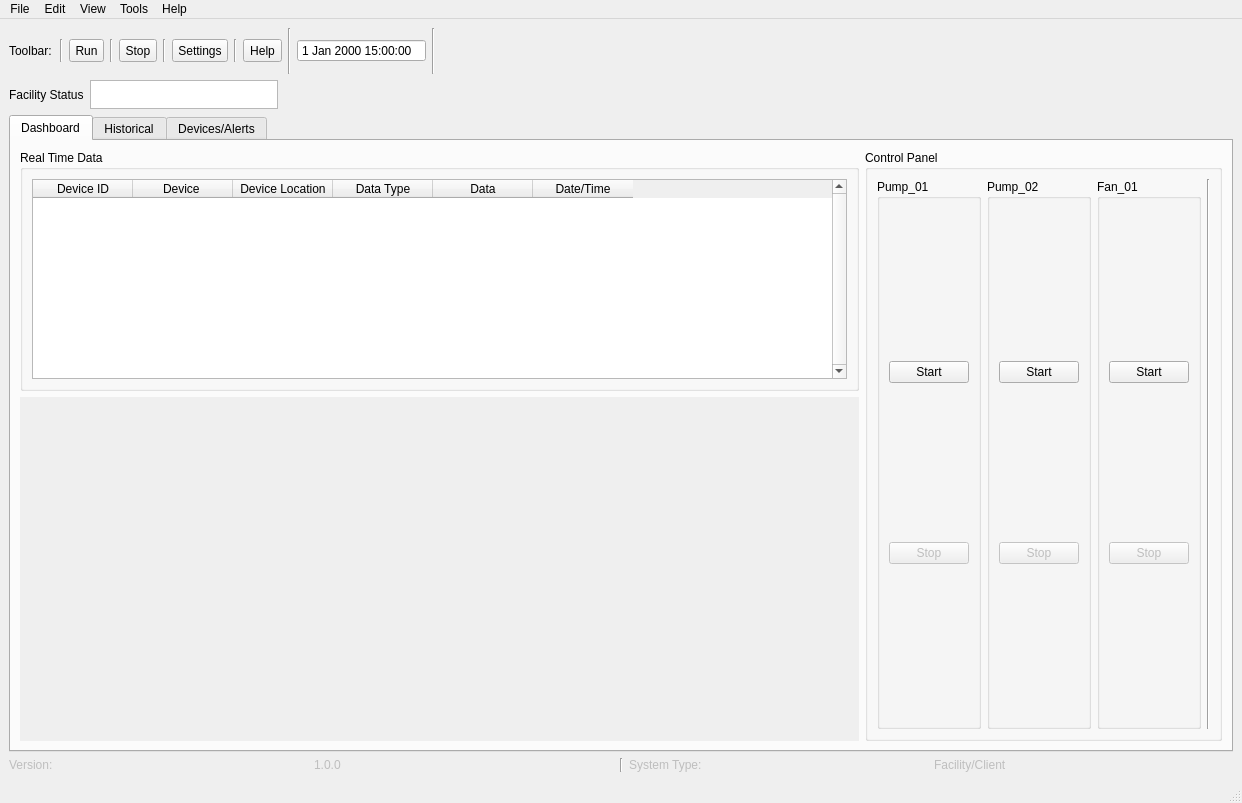
<?xml version="1.0" encoding="UTF-8"?>
<ui version="4.0">
 <class>MainWindow</class>
 <widget class="QMainWindow" name="MainWindow">
  <property name="geometry">
   <rect>
    <x>0</x>
    <y>0</y>
    <width>1242</width>
    <height>803</height>
   </rect>
  </property>
  <property name="sizePolicy">
   <sizepolicy hsizetype="Expanding" vsizetype="Expanding">
    <horstretch>0</horstretch>
    <verstretch>0</verstretch>
   </sizepolicy>
  </property>
  <property name="windowTitle">
   <string>MainWindow</string>
  </property>
  <property name="autoFillBackground">
   <bool>true</bool>
  </property>
  <widget class="QWidget" name="centralwidget">
   <layout class="QVBoxLayout" name="verticalLayout_8">
    <item>
     <layout class="QGridLayout" name="gridLayout">
      <item row="0" column="13">
       <widget class="QLedLabel" name="widget_2" native="true">
        <property name="minimumSize">
         <size>
          <width>161</width>
          <height>0</height>
         </size>
        </property>
        <property name="contextMenuPolicy">
         <enum>Qt::ActionsContextMenu</enum>
        </property>
        <property name="autoFillBackground">
         <bool>true</bool>
        </property>
        <property name="labelText" stdset="0">
         <string>Server Connection Status:</string>
        </property>
       </widget>
      </item>
      <item row="0" column="14">
       <spacer name="horizontalSpacer_4">
        <property name="orientation">
         <enum>Qt::Horizontal</enum>
        </property>
        <property name="sizeHint" stdset="0">
         <size>
          <width>68</width>
          <height>46</height>
         </size>
        </property>
       </spacer>
      </item>
      <item row="0" column="2" colspan="2">
       <widget class="QToolButton" name="tool_run">
        <property name="maximumSize">
         <size>
          <width>35</width>
          <height>23</height>
         </size>
        </property>
        <property name="text">
         <string>Run</string>
        </property>
       </widget>
      </item>
      <item row="1" column="11" colspan="4">
       <spacer name="horizontalSpacer">
        <property name="orientation">
         <enum>Qt::Horizontal</enum>
        </property>
        <property name="sizeHint" stdset="0">
         <size>
          <width>178</width>
          <height>20</height>
         </size>
        </property>
       </spacer>
      </item>
      <item row="0" column="6">
       <widget class="Line" name="line_3">
        <property name="maximumSize">
         <size>
          <width>3</width>
          <height>23</height>
         </size>
        </property>
        <property name="orientation">
         <enum>Qt::Vertical</enum>
        </property>
       </widget>
      </item>
      <item row="0" column="11">
       <widget class="QDateTimeEdit" name="main_clock_widget">
        <property name="autoFillBackground">
         <bool>true</bool>
        </property>
        <property name="readOnly">
         <bool>true</bool>
        </property>
        <property name="buttonSymbols">
         <enum>QAbstractSpinBox::NoButtons</enum>
        </property>
        <property name="time">
         <time>
          <hour>15</hour>
          <minute>0</minute>
          <second>0</second>
         </time>
        </property>
        <property name="timeSpec">
         <enum>Qt::UTC</enum>
        </property>
       </widget>
      </item>
      <item row="0" column="0">
       <widget class="QLabel" name="label_Toolbar">
        <property name="maximumSize">
         <size>
          <width>45</width>
          <height>23</height>
         </size>
        </property>
        <property name="text">
         <string>Toolbar: </string>
        </property>
       </widget>
      </item>
      <item row="0" column="4">
       <widget class="Line" name="line_2">
        <property name="maximumSize">
         <size>
          <width>3</width>
          <height>23</height>
         </size>
        </property>
        <property name="orientation">
         <enum>Qt::Vertical</enum>
        </property>
       </widget>
      </item>
      <item row="0" column="1">
       <widget class="Line" name="line">
        <property name="maximumSize">
         <size>
          <width>3</width>
          <height>23</height>
         </size>
        </property>
        <property name="orientation">
         <enum>Qt::Vertical</enum>
        </property>
       </widget>
      </item>
      <item row="0" column="10">
       <widget class="Line" name="line_5">
        <property name="orientation">
         <enum>Qt::Vertical</enum>
        </property>
       </widget>
      </item>
      <item row="0" column="8">
       <widget class="Line" name="line_4">
        <property name="maximumSize">
         <size>
          <width>3</width>
          <height>23</height>
         </size>
        </property>
        <property name="orientation">
         <enum>Qt::Vertical</enum>
        </property>
       </widget>
      </item>
      <item row="1" column="0" colspan="3">
       <widget class="QLabel" name="label_StatusBar">
        <property name="maximumSize">
         <size>
          <width>75</width>
          <height>29</height>
         </size>
        </property>
        <property name="text">
         <string>Facility Status:</string>
        </property>
       </widget>
      </item>
      <item row="0" column="5">
       <widget class="QToolButton" name="toolBar_Stop">
        <property name="maximumSize">
         <size>
          <width>38</width>
          <height>23</height>
         </size>
        </property>
        <property name="text">
         <string>Stop</string>
        </property>
       </widget>
      </item>
      <item row="0" column="9">
       <widget class="QToolButton" name="toolBar_Help">
        <property name="maximumSize">
         <size>
          <width>39</width>
          <height>23</height>
         </size>
        </property>
        <property name="text">
         <string>Help</string>
        </property>
       </widget>
      </item>
      <item row="1" column="3" colspan="7">
       <widget class="QTextEdit" name="textEdit">
        <property name="maximumSize">
         <size>
          <width>188</width>
          <height>29</height>
         </size>
        </property>
       </widget>
      </item>
      <item row="0" column="7">
       <widget class="QToolButton" name="toolBar_Settings">
        <property name="maximumSize">
         <size>
          <width>56</width>
          <height>23</height>
         </size>
        </property>
        <property name="text">
         <string>Settings</string>
        </property>
       </widget>
      </item>
      <item row="0" column="12">
       <widget class="Line" name="line_7">
        <property name="orientation">
         <enum>Qt::Vertical</enum>
        </property>
       </widget>
      </item>
     </layout>
    </item>
    <item>
     <widget class="QTabWidget" name="tabWidget">
      <property name="minimumSize">
       <size>
        <width>461</width>
        <height>621</height>
       </size>
      </property>
      <property name="tabShape">
       <enum>QTabWidget::Rounded</enum>
      </property>
      <property name="currentIndex">
       <number>0</number>
      </property>
      <property name="movable">
       <bool>true</bool>
      </property>
      <widget class="QWidget" name="dashboard_tab">
       <property name="autoFillBackground">
        <bool>false</bool>
       </property>
       <attribute name="title">
        <string>Dashboard</string>
       </attribute>
       <layout class="QHBoxLayout" name="horizontalLayout_4">
        <item>
         <layout class="QHBoxLayout" name="horizontalLayout_3">
          <property name="sizeConstraint">
           <enum>QLayout::SetMinimumSize</enum>
          </property>
          <item>
           <layout class="QVBoxLayout" name="verticalLayout">
            <property name="sizeConstraint">
             <enum>QLayout::SetNoConstraint</enum>
            </property>
            <item>
             <widget class="QGroupBox" name="groupBox">
              <property name="minimumSize">
               <size>
                <width>541</width>
                <height>171</height>
               </size>
              </property>
              <property name="maximumSize">
               <size>
                <width>16777215</width>
                <height>241</height>
               </size>
              </property>
              <property name="title">
               <string>Real Time Data</string>
              </property>
              <layout class="QHBoxLayout" name="horizontalLayout_7">
               <item>
                <widget class="QTableWidget" name="sensorDataTable">
                 <property name="minimumSize">
                  <size>
                   <width>517</width>
                   <height>0</height>
                  </size>
                 </property>
                 <property name="verticalScrollBarPolicy">
                  <enum>Qt::ScrollBarAlwaysOn</enum>
                 </property>
                 <column>
                  <property name="text">
                   <string>Device ID</string>
                  </property>
                 </column>
                 <column>
                  <property name="text">
                   <string>Device </string>
                  </property>
                 </column>
                 <column>
                  <property name="text">
                   <string>Device Location</string>
                  </property>
                 </column>
                 <column>
                  <property name="text">
                   <string>Data Type</string>
                  </property>
                 </column>
                 <column>
                  <property name="text">
                   <string>Data</string>
                  </property>
                 </column>
                 <column>
                  <property name="text">
                   <string>Date/Time</string>
                  </property>
                 </column>
                </widget>
               </item>
              </layout>
             </widget>
            </item>
            <item>
             <widget class="QWidget" name="graph_widget" native="true">
              <property name="minimumSize">
               <size>
                <width>0</width>
                <height>121</height>
               </size>
              </property>
              <property name="autoFillBackground">
               <bool>true</bool>
              </property>
             </widget>
            </item>
           </layout>
          </item>
          <item>
           <widget class="QGroupBox" name="groupBox_2">
            <property name="minimumSize">
             <size>
              <width>0</width>
              <height>0</height>
             </size>
            </property>
            <property name="title">
             <string>Control Panel</string>
            </property>
            <layout class="QHBoxLayout" name="horizontalLayout">
             <item>
              <widget class="QGroupBox" name="groupBox_5">
               <property name="title">
                <string>Pump_01</string>
               </property>
               <layout class="QVBoxLayout" name="verticalLayout_10">
                <item>
                 <widget class="QPushButton" name="pump01Start_button">
                  <property name="maximumSize">
                   <size>
                    <width>94</width>
                    <height>16777215</height>
                   </size>
                  </property>
                  <property name="text">
                   <string>Start</string>
                  </property>
                 </widget>
                </item>
                <item>
                 <widget class="QPushButton" name="pump01Stop_button">
                  <property name="enabled">
                   <bool>false</bool>
                  </property>
                  <property name="text">
                   <string>Stop</string>
                  </property>
                 </widget>
                </item>
               </layout>
              </widget>
             </item>
             <item>
              <widget class="QGroupBox" name="groupBox_4">
               <property name="title">
                <string>Pump_02</string>
               </property>
               <layout class="QVBoxLayout" name="verticalLayout_4">
                <item>
                 <widget class="QPushButton" name="pump02Start_button">
                  <property name="maximumSize">
                   <size>
                    <width>100</width>
                    <height>16777215</height>
                   </size>
                  </property>
                  <property name="text">
                   <string>Start</string>
                  </property>
                 </widget>
                </item>
                <item>
                 <widget class="QPushButton" name="pump02Stop_button">
                  <property name="enabled">
                   <bool>false</bool>
                  </property>
                  <property name="maximumSize">
                   <size>
                    <width>100</width>
                    <height>16777215</height>
                   </size>
                  </property>
                  <property name="text">
                   <string>Stop</string>
                  </property>
                 </widget>
                </item>
               </layout>
              </widget>
             </item>
             <item>
              <widget class="QGroupBox" name="groupBox_6">
               <property name="title">
                <string>Fan_01</string>
               </property>
               <layout class="QVBoxLayout" name="verticalLayout_9">
                <item>
                 <widget class="QPushButton" name="fan01Start_button">
                  <property name="maximumSize">
                   <size>
                    <width>100</width>
                    <height>16777215</height>
                   </size>
                  </property>
                  <property name="text">
                   <string>Start</string>
                  </property>
                 </widget>
                </item>
                <item>
                 <widget class="QPushButton" name="fan01Stop_button">
                  <property name="enabled">
                   <bool>false</bool>
                  </property>
                  <property name="maximumSize">
                   <size>
                    <width>100</width>
                    <height>16777215</height>
                   </size>
                  </property>
                  <property name="text">
                   <string>Stop</string>
                  </property>
                 </widget>
                </item>
               </layout>
              </widget>
             </item>
             <item>
              <widget class="Line" name="line_6">
               <property name="orientation">
                <enum>Qt::Vertical</enum>
               </property>
              </widget>
             </item>
            </layout>
           </widget>
          </item>
         </layout>
        </item>
       </layout>
      </widget>
      <widget class="QWidget" name="historical_tab">
       <attribute name="title">
        <string>Historical</string>
       </attribute>
       <widget class="QWidget" name="widget" native="true">
        <property name="geometry">
         <rect>
          <x>10</x>
          <y>10</y>
          <width>652</width>
          <height>236</height>
         </rect>
        </property>
        <layout class="QGridLayout" name="gridLayout_2">
         <item row="0" column="0">
          <layout class="QVBoxLayout" name="verticalLayout_2">
           <property name="sizeConstraint">
            <enum>QLayout::SetFixedSize</enum>
           </property>
           <item>
            <widget class="QLabel" name="label">
             <property name="frameShape">
              <enum>QFrame::StyledPanel</enum>
             </property>
             <property name="frameShadow">
              <enum>QFrame::Raised</enum>
             </property>
             <property name="text">
              <string>Date</string>
             </property>
             <property name="alignment">
              <set>Qt::AlignCenter</set>
             </property>
            </widget>
           </item>
           <item>
            <widget class="QTextEdit" name="textEdit_2">
             <property name="minimumSize">
              <size>
               <width>71</width>
               <height>0</height>
              </size>
             </property>
             <property name="maximumSize">
              <size>
               <width>71</width>
               <height>16777215</height>
              </size>
             </property>
             <property name="readOnly">
              <bool>true</bool>
             </property>
             <property name="placeholderText">
              <string>02/07/2024</string>
             </property>
            </widget>
           </item>
          </layout>
         </item>
         <item row="0" column="1">
          <layout class="QVBoxLayout" name="verticalLayout_3">
           <property name="sizeConstraint">
            <enum>QLayout::SetFixedSize</enum>
           </property>
           <item>
            <widget class="QLabel" name="label_2">
             <property name="frameShape">
              <enum>QFrame::StyledPanel</enum>
             </property>
             <property name="frameShadow">
              <enum>QFrame::Raised</enum>
             </property>
             <property name="text">
              <string>Time</string>
             </property>
             <property name="alignment">
              <set>Qt::AlignCenter</set>
             </property>
            </widget>
           </item>
           <item>
            <widget class="QPlainTextEdit" name="plainTextEdit">
             <property name="minimumSize">
              <size>
               <width>71</width>
               <height>0</height>
              </size>
             </property>
             <property name="maximumSize">
              <size>
               <width>71</width>
               <height>16777215</height>
              </size>
             </property>
             <property name="readOnly">
              <bool>true</bool>
             </property>
             <property name="placeholderText">
              <string>09:27:43 PM</string>
             </property>
            </widget>
           </item>
          </layout>
         </item>
         <item row="0" column="2">
          <layout class="QVBoxLayout" name="verticalLayout_5">
           <property name="sizeConstraint">
            <enum>QLayout::SetFixedSize</enum>
           </property>
           <item>
            <widget class="QLabel" name="label_3">
             <property name="frameShape">
              <enum>QFrame::StyledPanel</enum>
             </property>
             <property name="frameShadow">
              <enum>QFrame::Raised</enum>
             </property>
             <property name="text">
              <string>Operator/Location</string>
             </property>
             <property name="alignment">
              <set>Qt::AlignCenter</set>
             </property>
             <property name="wordWrap">
              <bool>true</bool>
             </property>
            </widget>
           </item>
           <item>
            <widget class="QPlainTextEdit" name="plainTextEdit_2">
             <property name="minimumSize">
              <size>
               <width>111</width>
               <height>0</height>
              </size>
             </property>
             <property name="maximumSize">
              <size>
               <width>111</width>
               <height>16777215</height>
              </size>
             </property>
             <property name="readOnly">
              <bool>true</bool>
             </property>
             <property name="placeholderText">
              <string>Admin1(TJ)</string>
             </property>
            </widget>
           </item>
          </layout>
         </item>
         <item row="0" column="3">
          <layout class="QVBoxLayout" name="verticalLayout_6">
           <property name="sizeConstraint">
            <enum>QLayout::SetFixedSize</enum>
           </property>
           <item>
            <widget class="QLabel" name="label_4">
             <property name="frameShape">
              <enum>QFrame::StyledPanel</enum>
             </property>
             <property name="frameShadow">
              <enum>QFrame::Raised</enum>
             </property>
             <property name="text">
              <string>Classification</string>
             </property>
             <property name="alignment">
              <set>Qt::AlignCenter</set>
             </property>
            </widget>
           </item>
           <item>
            <widget class="QPlainTextEdit" name="plainTextEdit_3">
             <property name="minimumSize">
              <size>
               <width>91</width>
               <height>0</height>
              </size>
             </property>
             <property name="maximumSize">
              <size>
               <width>91</width>
               <height>16777215</height>
              </size>
             </property>
             <property name="readOnly">
              <bool>true</bool>
             </property>
             <property name="placeholderText">
              <string>Interface Event</string>
             </property>
            </widget>
           </item>
          </layout>
         </item>
         <item row="0" column="4">
          <layout class="QVBoxLayout" name="verticalLayout_7">
           <item>
            <widget class="QLabel" name="label_5">
             <property name="frameShape">
              <enum>QFrame::StyledPanel</enum>
             </property>
             <property name="frameShadow">
              <enum>QFrame::Raised</enum>
             </property>
             <property name="text">
              <string>Message  </string>
             </property>
             <property name="alignment">
              <set>Qt::AlignCenter</set>
             </property>
            </widget>
           </item>
           <item>
            <widget class="QPlainTextEdit" name="plainTextEdit_4">
             <property name="minimumSize">
              <size>
               <width>104</width>
               <height>0</height>
              </size>
             </property>
             <property name="readOnly">
              <bool>true</bool>
             </property>
             <property name="placeholderText">
              <string>User Logged on</string>
             </property>
            </widget>
           </item>
          </layout>
         </item>
        </layout>
       </widget>
      </widget>
      <widget class="QWidget" name="notifications_tab">
       <attribute name="title">
        <string>Devices/Alerts</string>
       </attribute>
       <widget class="QLedLabel" name="widget_3" native="true">
        <property name="geometry">
         <rect>
          <x>730</x>
          <y>40</y>
          <width>101</width>
          <height>21</height>
         </rect>
        </property>
        <property name="autoFillBackground">
         <bool>true</bool>
        </property>
       </widget>
       <widget class="QGroupBox" name="groupBox_3">
        <property name="geometry">
         <rect>
          <x>10</x>
          <y>50</y>
          <width>401</width>
          <height>341</height>
         </rect>
        </property>
        <property name="title">
         <string>Facility Devices and Sensors</string>
        </property>
        <layout class="QHBoxLayout" name="horizontalLayout_6">
         <item>
          <widget class="QTreeView" name="deviceTreeView"/>
         </item>
        </layout>
       </widget>
      </widget>
     </widget>
    </item>
    <item>
     <layout class="QHBoxLayout" name="horizontalLayout_5">
      <property name="sizeConstraint">
       <enum>QLayout::SetFixedSize</enum>
      </property>
      <item>
       <widget class="QLabel" name="label_6">
        <property name="enabled">
         <bool>false</bool>
        </property>
        <property name="text">
         <string>Version:</string>
        </property>
        <property name="alignment">
         <set>Qt::AlignBottom|Qt::AlignLeading|Qt::AlignLeft</set>
        </property>
       </widget>
      </item>
      <item>
       <widget class="QLabel" name="system_version_label">
        <property name="enabled">
         <bool>false</bool>
        </property>
        <property name="text">
         <string>1.0.0</string>
        </property>
        <property name="alignment">
         <set>Qt::AlignBottom|Qt::AlignLeading|Qt::AlignLeft</set>
        </property>
       </widget>
      </item>
      <item>
       <widget class="Line" name="line_8">
        <property name="orientation">
         <enum>Qt::Vertical</enum>
        </property>
       </widget>
      </item>
      <item>
       <widget class="QLabel" name="label_7">
        <property name="enabled">
         <bool>false</bool>
        </property>
        <property name="text">
         <string>System Type:</string>
        </property>
        <property name="alignment">
         <set>Qt::AlignBottom|Qt::AlignLeading|Qt::AlignLeft</set>
        </property>
       </widget>
      </item>
      <item>
       <widget class="QLabel" name="system_type_label">
        <property name="enabled">
         <bool>false</bool>
        </property>
        <property name="text">
         <string>Facility/Client</string>
        </property>
        <property name="alignment">
         <set>Qt::AlignBottom|Qt::AlignLeading|Qt::AlignLeft</set>
        </property>
       </widget>
      </item>
     </layout>
    </item>
   </layout>
  </widget>
  <widget class="QMenuBar" name="menubar">
   <property name="geometry">
    <rect>
     <x>0</x>
     <y>0</y>
     <width>1242</width>
     <height>21</height>
    </rect>
   </property>
   <widget class="QMenu" name="menuFile">
    <property name="title">
     <string>File</string>
    </property>
    <addaction name="actionChange_System_Type"/>
   </widget>
   <widget class="QMenu" name="menuEdit">
    <property name="title">
     <string>Edit</string>
    </property>
   </widget>
   <widget class="QMenu" name="menuView">
    <property name="title">
     <string>View</string>
    </property>
   </widget>
   <widget class="QMenu" name="menuTools">
    <property name="title">
     <string>Tools</string>
    </property>
    <widget class="QMenu" name="menuChange_System_Type">
     <property name="title">
      <string>Change System Type</string>
     </property>
     <addaction name="actionChange_to_Facility"/>
     <addaction name="actionTo_Client"/>
    </widget>
    <addaction name="menuChange_System_Type"/>
   </widget>
   <widget class="QMenu" name="menuHelp">
    <property name="title">
     <string>Help</string>
    </property>
    <addaction name="actionAbout"/>
   </widget>
   <addaction name="menuFile"/>
   <addaction name="menuEdit"/>
   <addaction name="menuView"/>
   <addaction name="menuTools"/>
   <addaction name="menuHelp"/>
  </widget>
  <widget class="QStatusBar" name="statusbar"/>
  <action name="actionChange_System_Type">
   <property name="text">
    <string>Change System Type</string>
   </property>
  </action>
  <action name="actionChange_to_Facility">
   <property name="text">
    <string>to Facility</string>
   </property>
  </action>
  <action name="actionTo_Client">
   <property name="text">
    <string>to Client</string>
   </property>
  </action>
  <action name="actionAbout">
   <property name="text">
    <string>About</string>
   </property>
  </action>
 </widget>
 <customwidgets>
  <customwidget>
   <class>QLedLabel</class>
   <extends>QWidget</extends>
   <header>qledlabel.h</header>
   <container>1</container>
  </customwidget>
 </customwidgets>
 <resources/>
 <connections>
  <connection>
   <sender>pump02Start_button</sender>
   <signal>clicked(bool)</signal>
   <receiver>pump02Start_button</receiver>
   <slot>setEnabled(bool)</slot>
   <hints>
    <hint type="sourcelabel">
     <x>1077</x>
     <y>393</y>
    </hint>
    <hint type="destinationlabel">
     <x>1077</x>
     <y>393</y>
    </hint>
   </hints>
  </connection>
  <connection>
   <sender>fan01Stop_button</sender>
   <signal>clicked(bool)</signal>
   <receiver>fan01Stop_button</receiver>
   <slot>setEnabled(bool)</slot>
   <hints>
    <hint type="sourcelabel">
     <x>1175</x>
     <y>559</y>
    </hint>
    <hint type="destinationlabel">
     <x>1174</x>
     <y>554</y>
    </hint>
   </hints>
  </connection>
  <connection>
   <sender>fan01Stop_button</sender>
   <signal>clicked(bool)</signal>
   <receiver>fan01Start_button</receiver>
   <slot>setDisabled(bool)</slot>
   <hints>
    <hint type="sourcelabel">
     <x>1166</x>
     <y>554</y>
    </hint>
    <hint type="destinationlabel">
     <x>1154</x>
     <y>388</y>
    </hint>
   </hints>
  </connection>
  <connection>
   <sender>pump02Stop_button</sender>
   <signal>clicked(bool)</signal>
   <receiver>pump02Start_button</receiver>
   <slot>setDisabled(bool)</slot>
   <hints>
    <hint type="sourcelabel">
     <x>1077</x>
     <y>566</y>
    </hint>
    <hint type="destinationlabel">
     <x>1077</x>
     <y>393</y>
    </hint>
   </hints>
  </connection>
  <connection>
   <sender>pump02Start_button</sender>
   <signal>clicked(bool)</signal>
   <receiver>pump02Stop_button</receiver>
   <slot>setDisabled(bool)</slot>
   <hints>
    <hint type="sourcelabel">
     <x>1077</x>
     <y>393</y>
    </hint>
    <hint type="destinationlabel">
     <x>1077</x>
     <y>566</y>
    </hint>
   </hints>
  </connection>
  <connection>
   <sender>pump01Start_button</sender>
   <signal>clicked(bool)</signal>
   <receiver>pump01Start_button</receiver>
   <slot>setEnabled(bool)</slot>
   <hints>
    <hint type="sourcelabel">
     <x>967</x>
     <y>393</y>
    </hint>
    <hint type="destinationlabel">
     <x>967</x>
     <y>393</y>
    </hint>
   </hints>
  </connection>
  <connection>
   <sender>fan01Start_button</sender>
   <signal>clicked(bool)</signal>
   <receiver>fan01Start_button</receiver>
   <slot>setEnabled(bool)</slot>
   <hints>
    <hint type="sourcelabel">
     <x>1122</x>
     <y>380</y>
    </hint>
    <hint type="destinationlabel">
     <x>1160</x>
     <y>379</y>
    </hint>
   </hints>
  </connection>
  <connection>
   <sender>fan01Start_button</sender>
   <signal>clicked(bool)</signal>
   <receiver>fan01Stop_button</receiver>
   <slot>setDisabled(bool)</slot>
   <hints>
    <hint type="sourcelabel">
     <x>1127</x>
     <y>383</y>
    </hint>
    <hint type="destinationlabel">
     <x>1138</x>
     <y>556</y>
    </hint>
   </hints>
  </connection>
  <connection>
   <sender>pump01Stop_button</sender>
   <signal>clicked(bool)</signal>
   <receiver>pump01Stop_button</receiver>
   <slot>setEnabled(bool)</slot>
   <hints>
    <hint type="sourcelabel">
     <x>967</x>
     <y>566</y>
    </hint>
    <hint type="destinationlabel">
     <x>967</x>
     <y>566</y>
    </hint>
   </hints>
  </connection>
  <connection>
   <sender>pump02Stop_button</sender>
   <signal>clicked(bool)</signal>
   <receiver>pump02Stop_button</receiver>
   <slot>setEnabled(bool)</slot>
   <hints>
    <hint type="sourcelabel">
     <x>1077</x>
     <y>566</y>
    </hint>
    <hint type="destinationlabel">
     <x>1077</x>
     <y>566</y>
    </hint>
   </hints>
  </connection>
  <connection>
   <sender>pump01Start_button</sender>
   <signal>clicked(bool)</signal>
   <receiver>pump01Stop_button</receiver>
   <slot>setDisabled(bool)</slot>
   <hints>
    <hint type="sourcelabel">
     <x>967</x>
     <y>393</y>
    </hint>
    <hint type="destinationlabel">
     <x>967</x>
     <y>566</y>
    </hint>
   </hints>
  </connection>
  <connection>
   <sender>pump01Stop_button</sender>
   <signal>clicked(bool)</signal>
   <receiver>pump01Start_button</receiver>
   <slot>setDisabled(bool)</slot>
   <hints>
    <hint type="sourcelabel">
     <x>967</x>
     <y>566</y>
    </hint>
    <hint type="destinationlabel">
     <x>967</x>
     <y>393</y>
    </hint>
   </hints>
  </connection>
 </connections>
</ui>
